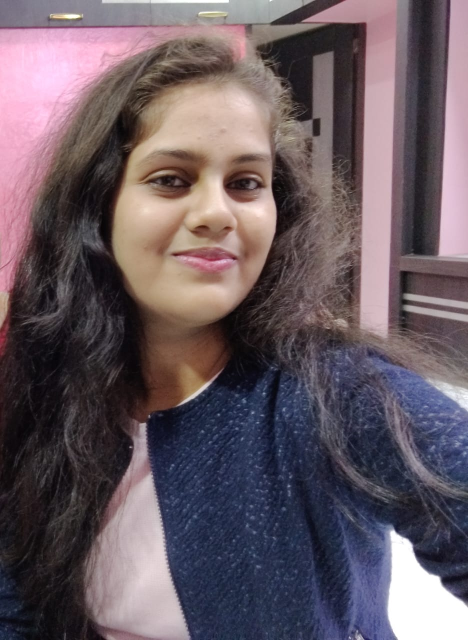
#> input picture Docker_main (1)(OUR YUKTI INNOVATION PROJECT FILES REAL)/Docker_main/app/FaceId/Target/Yukti_Butolia/WhatsApp Image 2023-09-04 at 9.31.26 AM (1).jpeg, 936 x 1280 px, given in place of the camera (shown at 1/2 size)
$ python script.py
#> lines starting #> are read from the running program, lines starting #| are printed output that depends on the picture; after the words box and inside, x2 and y2 are one past the last pixel; in counts of white or black regions, pixels touching at a corner belong together
import cv2

print("[INFO] Loaded Dependencies")
# Set Buffer Region
print("[USER] Set Buffer Region")
# Initialize webcam
cap = cv2.VideoCapture(0)
ret, frame = cap.read()
#> frame is the input picture: shape (1280, 936, 3); mean B, G, R 98, 90.3, 103.9
# Set initial line coordinates
line1 = len(frame[0])//3
#> line1 = 312
line2 = line1 + len(frame[0])//3
#> line2 = 624
print("[INFO] Opening Camera...")
while True:
    # Read a frame from the webcam
    ret, frame = cap.read()
    if line1 <0 or line1>=  len(frame[0]):
        line1 =0
    # Draw the line on the frame
    cv2.line(frame, (line1, 0), (line1, len(frame)), (0, 255, 0), 2)
    cv2.putText(frame, 'Left Boundary', (20, 10), cv2.FONT_HERSHEY_SIMPLEX, 0.5, (255, 0, 0), 2)
    cv2.putText(frame, 'A <- Move Left', (20, 25), cv2.FONT_HERSHEY_SIMPLEX, 0.5, (255, 0, 0), 2)
    cv2.putText(frame, 'D -> Move Right', (20, 40), cv2.FONT_HERSHEY_SIMPLEX, 0.5, (255, 0, 0), 2)
    cv2.putText(frame, 'Enter : Confirm', (20, 55), cv2.FONT_HERSHEY_SIMPLEX, 0.5, (255, 0, 0), 2)

    # Display the frame
    cv2.imshow("Set Buffer Region", frame)

    # Wait for a key event
    key = cv2.waitKey(1) & 0xFF
#> (key q is pressed here)

    # Handle key events
    if key == 13:  # Press 'Enter' key to exit
        break
    if key == 27:  # Press 'Esc' key to exit
        break
    # [6 lines of commented-out code are left out]
    elif key == 97:  # Press 'Left' arrow key
        line1 -= 10
    elif key == 100:  # Press 'Right' arrow key
        line1 += 10
    elif key !=255:
        print(key)

while True:
    # Read a frame from the webcam
    ret, frame = cap.read()
    if line2<=line1 or line2 >= len(frame[0]):
        line2 =line1+1
    # Draw the line on the frame
    cv2.line(frame, (line2, 0), (line2, len(frame)), (0, 255, 0), 2)
    cv2.line(frame, (line1, 0), (line1, len(frame)), (0, 255, 255), 2)
    cv2.putText(frame, 'Right Boundary', (20, 10), cv2.FONT_HERSHEY_SIMPLEX, 0.5, (255, 0, 0), 2)
    cv2.putText(frame, 'A <- Move Left', (20, 25), cv2.FONT_HERSHEY_SIMPLEX, 0.5, (255, 0, 0), 2)
    cv2.putText(frame, 'D -> Move Right', (20, 40), cv2.FONT_HERSHEY_SIMPLEX, 0.5, (255, 0, 0), 2)
    cv2.putText(frame, 'Enter : Confirm', (20, 55), cv2.FONT_HERSHEY_SIMPLEX, 0.5, (255, 0, 0), 2)
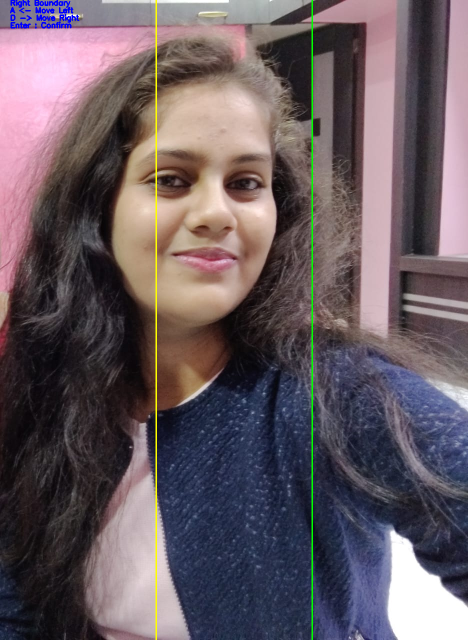
#> frame: shape (1280, 936, 3) (shown at 1/2 size); mean B, G, R 97.6, 91, 103.7


    # Display the frame
    cv2.imshow("Set Buffer Region", frame)

    # Wait for a key event
    key = cv2.waitKey(1) & 0xFF
#> (key q is pressed here)

    # Handle key events
    if key == 13:  # Press 'Enter' key to exit
        break
    if key == 27:  # Press 'Esc' key to exit
        break
    # [6 lines of commented-out code are left out]
    elif key == 97:  # Press 'Left' arrow key
        line2 -= 10
    elif key == 100:  # Press 'Right' arrow key
        line2 += 10
    elif key !=255:
        print(key)

# Release the webcam and close all windows
cap.release()
cv2.destroyAllWindows()

#print(x1,x2, y1, y2)

# W   119
# S   115
# A   97
# D   100
#enter  13

print("[USER] Buffer Region Set...")

# Initialize video capture
video_capture = cv2.VideoCapture(0)

print("[INFO] Loading cv2.BackgroundSubtractorMOG2...")
bg_subtractor = cv2.createBackgroundSubtractorMOG2()
print("[INFO] Opening Camera...")

print("[INFO] Press Esc to close")
while True:
    ret, frame = video_capture.read()
    if not ret:
        break
    RoI = frame[0:len(frame), line1:line2]
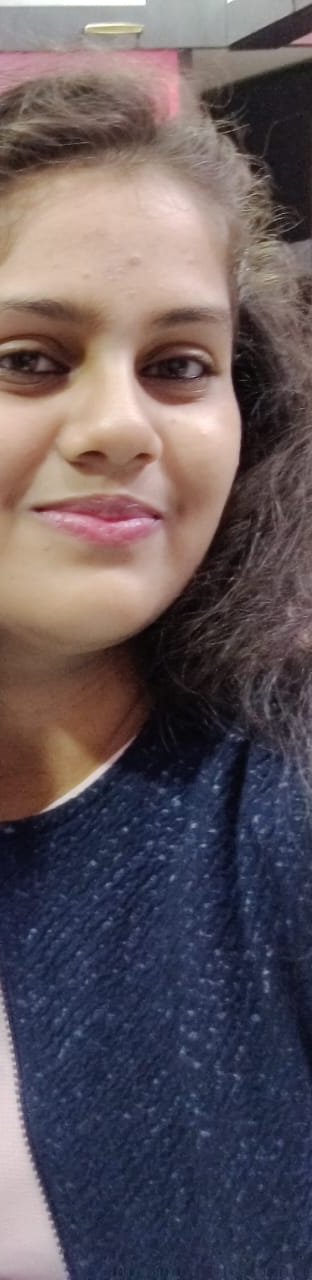
#> RoI: shape (1280, 312, 3); mean B, G, R 92.2, 87.3, 98.2
    fg_mask = bg_subtractor.apply(RoI)
#> fg_mask: shape (1280, 312); every value is 127
    cv2.imshow("Structured element", fg_mask)
    fg_mask = cv2.morphologyEx(fg_mask, cv2.MORPH_OPEN, cv2.getStructuringElement(cv2.MORPH_ELLIPSE, (5, 5)))
    thresh_frame = cv2.threshold(fg_mask, 30, 255, cv2.THRESH_BINARY)[1]
#> thresh_frame: shape (1280, 312); every value is 255
    thresh_frame = cv2.dilate(thresh_frame, None, iterations = 2)
    cv2.imshow("Pre contor", thresh_frame)
    contours, _ = cv2.findContours(thresh_frame, cv2.RETR_EXTERNAL, cv2.CHAIN_APPROX_SIMPLE)
#> contours = [[[0, 0], [0, 1279], [311, 1279], [311, 0]]]

    for contour in contours:
        if cv2.contourArea(contour) > 5000:
            x, y, w, h = cv2.boundingRect(contour)
            cv2.rectangle(frame, (line1 + x, y), (line1 + x + w, y + h), (0, 255, 0), 2)
#> this loop made 1 pass
#> (contour, x, y, w, h) on pass 1: ([[0, 0], [0, 1279], [311, 1279], [311, 0]], 0, 0, 312, 1280)
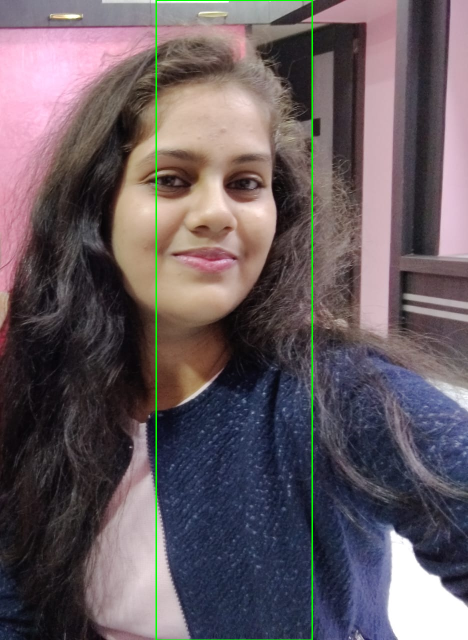
#> frame: shape (1280, 936, 3) (shown at 1/2 size); 0.72% of pixels changed, all inside (x1, y1, x2, y2) = (311, 0, 626, 1280)
    cv2.line(frame, (line2, 0), (line2, len(frame)), (0, 255, 255), 1)
    cv2.line(frame, (line1, 0), (line1, len(frame)), (0, 255, 255), 1)
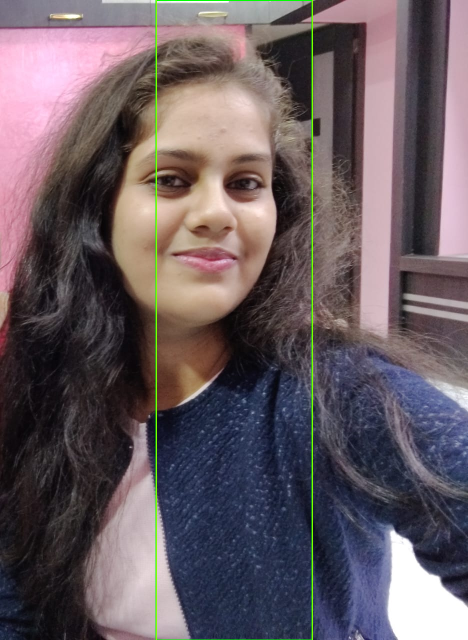
#> frame: shape (1280, 936, 3) (shown at 1/2 size); mean B, G, R 97.2, 91.4, 103.7

    cv2.imshow("Motion Detection", frame)
    cv2.imshow("Background", fg_mask)

    # Wait for a key press, but only for a short time (1 millisecond)
    key = cv2.waitKey(1) & 0xFF
#> (key q is pressed here)

    # Check if the 'q'  or 'esc' key was pressed to exit the loop
    if key == ord('q') or key == 27:
        break

    # Check if the 'p' key was pressed to perform a specific action
    elif key == ord('p'):
        print("Key 'p' pressed - Perform an action!")

video_capture.release()
cv2.destroyAllWindows()

print("[INFO] Closing Process...")

$ run again, on Docker_main (1)(OUR YUKTI INNOVATION PROJECT FILES REAL)/Docker_main/app/FaceId/Target/Yukti_Butolia/WhatsApp Image 2023-09-04 at 9.31.27 AM (1).jpeg
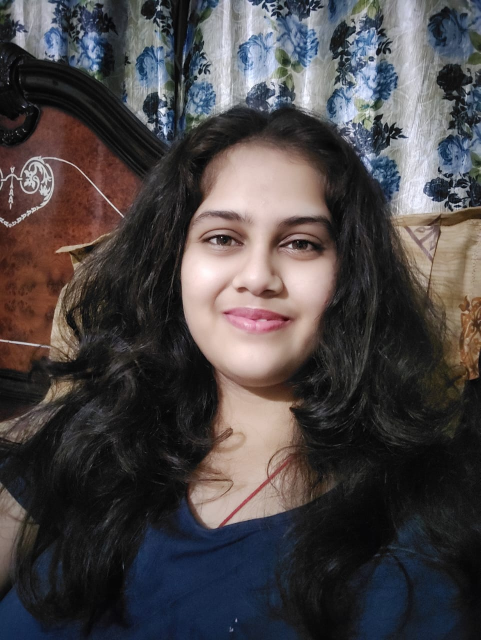
#> input picture Docker_main (1)(OUR YUKTI INNOVATION PROJECT FILES REAL)/Docker_main/app/FaceId/Target/Yukti_Butolia/WhatsApp Image 2023-09-04 at 9.31.27 AM (1).jpeg, 961 x 1280 px, given in place of the camera (shown at 1/2 size)
#> frame is the input picture: shape (1280, 961, 3); mean B, G, R 69.9, 68.7, 73.7
#> line1 = 320
#> line2 = 640
#> `fg_mask = bg_subtractor.apply(RoI)`:
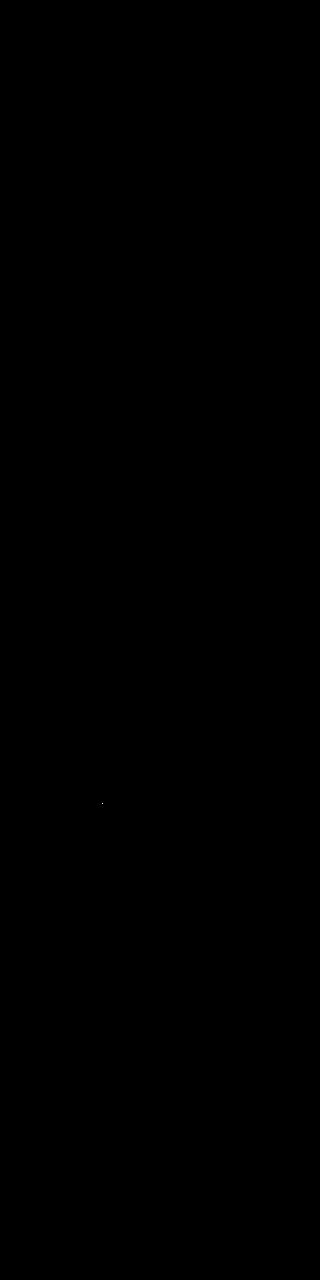
#> fg_mask: shape (1280, 320); values 127 (black) and 255 (white), 0% white in thin lines or dots, all inside (x1, y1, x2, y2) = (102, 803, 103, 804)
#> thresh_frame: shape (1280, 320); every value is 255
#> contours = [[[0, 0], [0, 1279], [319, 1279], [319, 0]]]
#> the loop `for contour in contours:` made 1 pass
#> (contour, x, y, w, h) on pass 1: ([[0, 0], [0, 1279], [319, 1279], [319, 0]], 0, 0, 320, 1280)
#> `cv2.line(frame, (line1, 0), (line1, len(frame)), (0, 255, 255), 1)`:
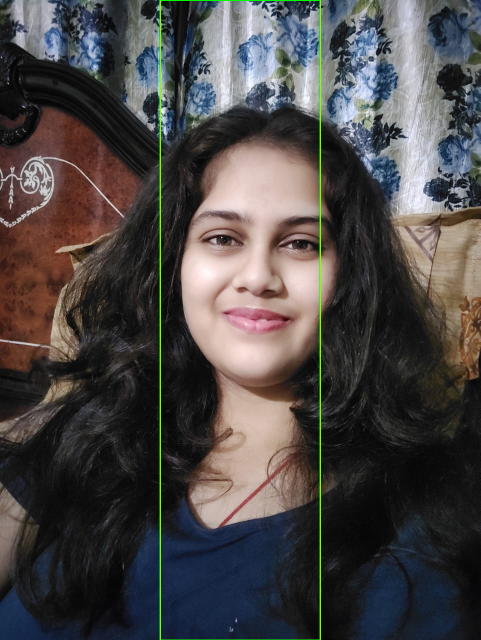
#> frame: shape (1280, 961, 3) (shown at 1/2 size); mean B, G, R 69.5, 70.1, 73.8

$ run again, on Docker_main (1)(OUR YUKTI INNOVATION PROJECT FILES REAL)/Docker_main/app/FaceId/Target/Yukti_Butolia/WhatsApp Image 2023-09-04 at 9.31.26 AM.jpeg
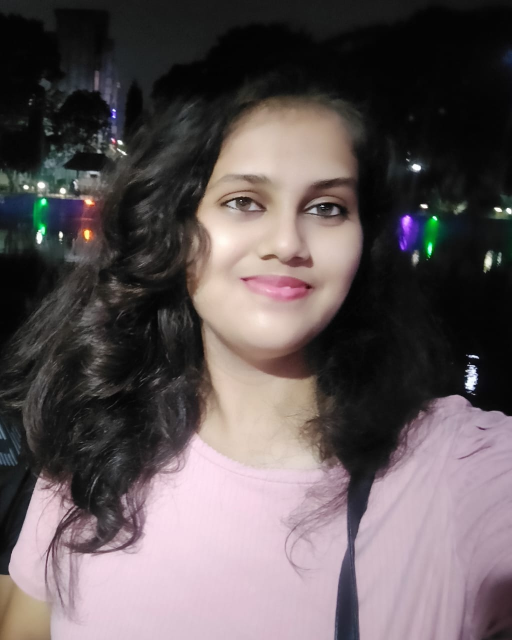
#> input picture Docker_main (1)(OUR YUKTI INNOVATION PROJECT FILES REAL)/Docker_main/app/FaceId/Target/Yukti_Butolia/WhatsApp Image 2023-09-04 at 9.31.26 AM.jpeg, 1024 x 1280 px, given in place of the camera (shown at 1/2 size)
#> frame is the input picture: shape (1280, 1024, 3); mean B, G, R 87.8, 86, 95.6
#> line1 = 341
#> line2 = 682
#> `RoI = frame[0:len(frame), line1:line2]`:
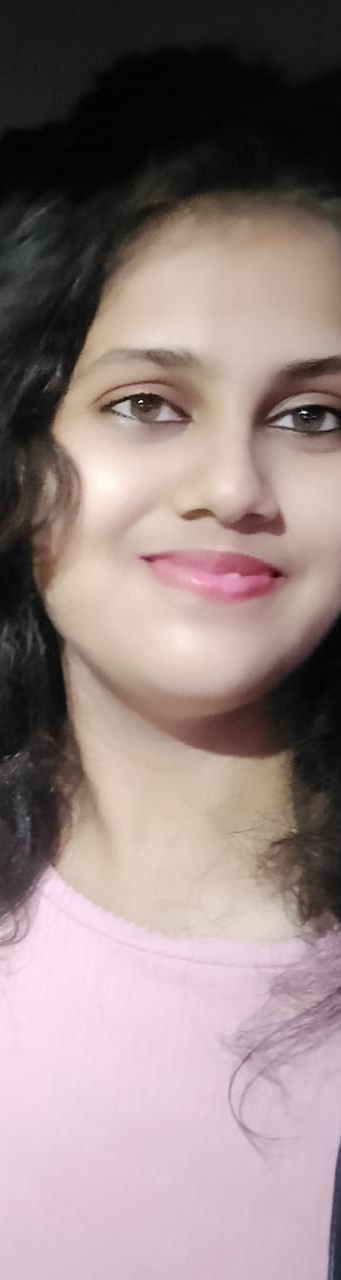
#> RoI: shape (1280, 341, 3); mean B, G, R 128.4, 130, 147.3
#> fg_mask: shape (1280, 341); every value is 127
#> thresh_frame: shape (1280, 341); every value is 255
#> contours = [[[0, 0], [0, 1279], [340, 1279], [340, 0]]]
#> the loop `for contour in contours:` made 1 pass
#> (contour, x, y, w, h) on pass 1: ([[0, 0], [0, 1279], [340, 1279], [340, 0]], 0, 0, 341, 1280)
#> `cv2.line(frame, (line1, 0), (line1, len(frame)), (0, 255, 255), 1)`:
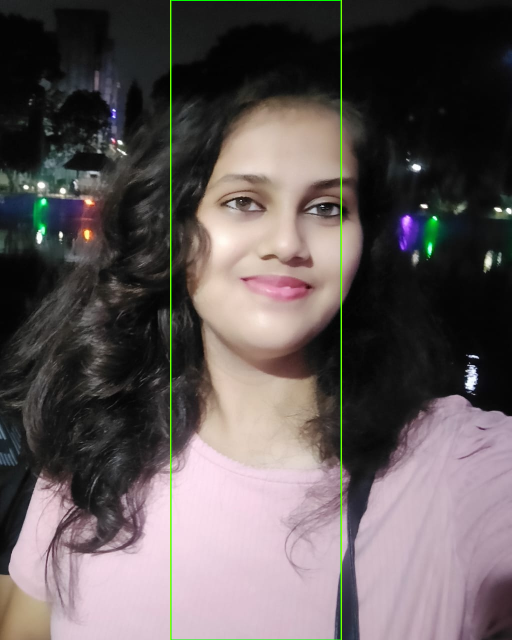
#> frame: shape (1280, 1024, 3) (shown at 1/2 size); mean B, G, R 87.2, 87.2, 95.5

$ run again, on Docker_main (1)(OUR YUKTI INNOVATION PROJECT FILES REAL)/Docker_main/app/FaceId/Target/Yukti_Butolia/WhatsApp Image 2023-09-04 at 9.31.27 AM.jpeg
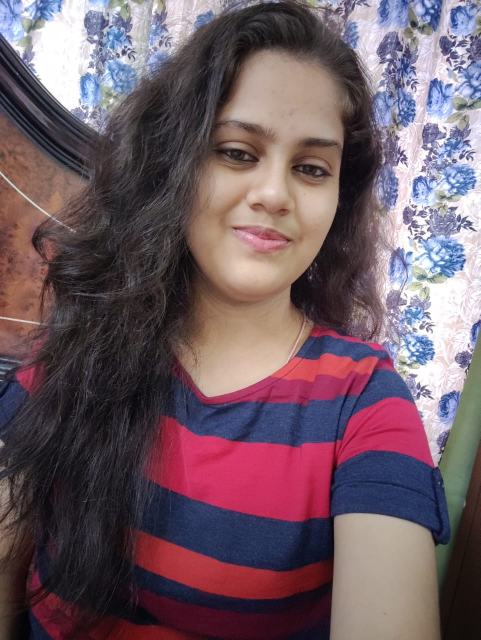
#> input picture Docker_main (1)(OUR YUKTI INNOVATION PROJECT FILES REAL)/Docker_main/app/FaceId/Target/Yukti_Butolia/WhatsApp Image 2023-09-04 at 9.31.27 AM.jpeg, 961 x 1280 px, given in place of the camera (shown at 1/2 size)
#> frame is the input picture: shape (1280, 961, 3); mean B, G, R 99.6, 90.3, 111.6
#> line1 = 320
#> line2 = 640
#> `RoI = frame[0:len(frame), line1:line2]`:
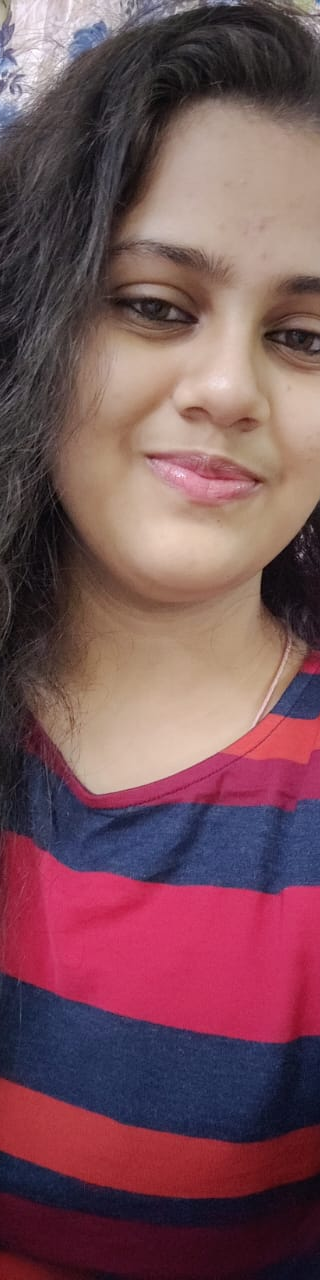
#> RoI: shape (1280, 320, 3); mean B, G, R 88.7, 81.2, 120.4
#> fg_mask: shape (1280, 320); every value is 127
#> thresh_frame: shape (1280, 320); every value is 255
#> contours = [[[0, 0], [0, 1279], [319, 1279], [319, 0]]]
#> the loop `for contour in contours:` made 1 pass
#> (contour, x, y, w, h) on pass 1: ([[0, 0], [0, 1279], [319, 1279], [319, 0]], 0, 0, 320, 1280)
#> `cv2.line(frame, (line1, 0), (line1, len(frame)), (0, 255, 255), 1)`:
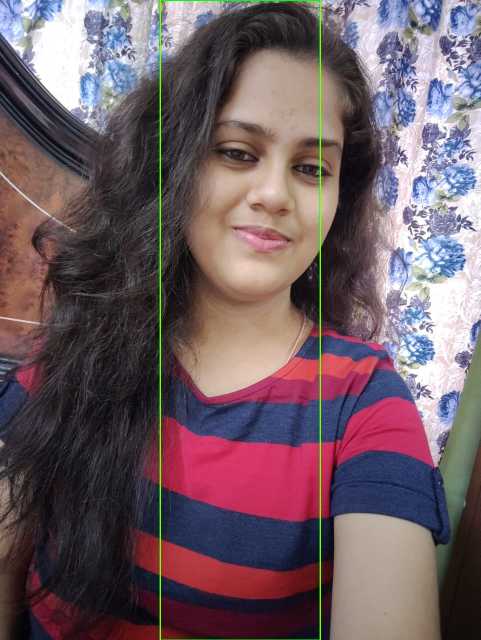
#> frame: shape (1280, 961, 3) (shown at 1/2 size); mean B, G, R 99, 91.6, 111.5
